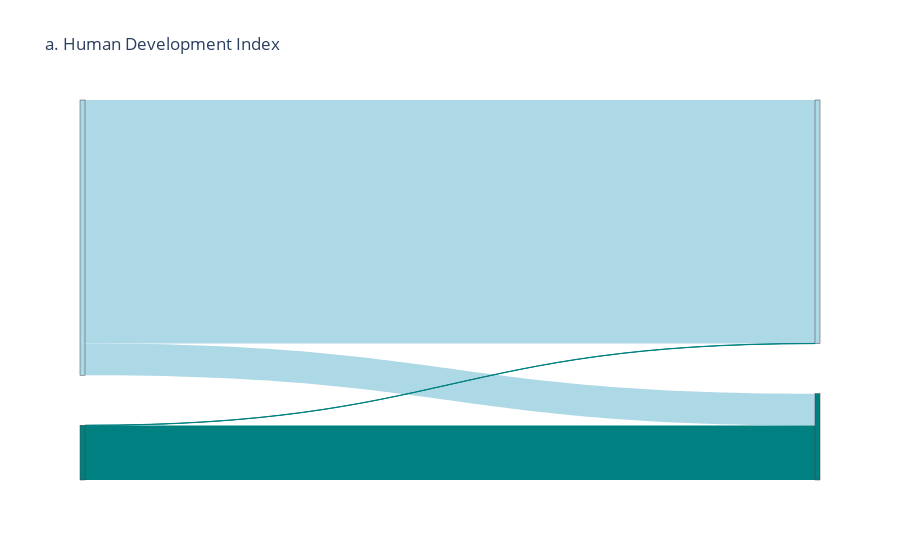

Notebook cell for this chart:
### Code cell
# data to dict, dict to sankey HDI no high seas
dd = data_dict['data']
link = dict(source=dd['source'], target=dd['target'], value=dd['values'],color = color_link_short)
node = dict( pad=50, thickness=5, color = color_node)
data = go.Sankey(link=link, node=node)
# plot
fig = go.Figure(data)
fig.update_layout(title="a. Human Development Index")
fig.show()

### Figure 1 — Plotly figure (JSON) as saved in the notebook; plotly's stock layout.template omitted (floating-point values rounded to 4 significant figures)
{"data": [{"link": {"color": ["lightblue", "lightblue", "teal", "teal", "lightblue", "teal", "lightblue", "teal"], "source": [0, 0, 1, 1], "target": [2, 3, 2, 3], "value": [15390000000.0, 2011000000.0, 13860000.0, 3448000000.0]}, "node": {"color": ["lightblue", "teal", "lightblue", "teal"], "pad": 50, "thickness": 5}, "type": "sankey"}], "layout": {"title": {"text": "a. Human Development Index"}}}
